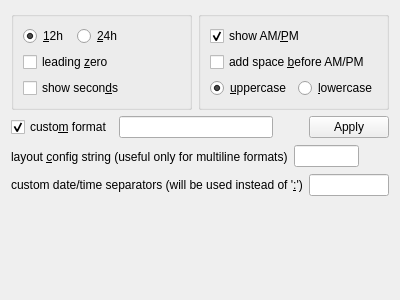
<?xml version="1.0" encoding="UTF-8"?>
<ui version="4.0">
 <class>TimeFormatSettings</class>
 <widget class="QWidget" name="TimeFormatSettings">
  <property name="geometry">
   <rect>
    <x>0</x>
    <y>0</y>
    <width>400</width>
    <height>300</height>
   </rect>
  </property>
  <property name="windowTitle">
   <string>&amp;Format</string>
  </property>
  <layout class="QGridLayout" name="time_format_layout">
   <item row="0" column="1">
    <widget class="QGroupBox" name="am_pm_group">
     <layout class="QGridLayout" name="am_pm_group_layout">
      <item row="0" column="0" colspan="2">
       <widget class="QCheckBox" name="show_apm">
        <property name="text">
         <string>show AM/&amp;PM</string>
        </property>
        <property name="checked">
         <bool>true</bool>
        </property>
       </widget>
      </item>
      <item row="1" column="0" colspan="2">
       <widget class="QCheckBox" name="add_space_before_apm">
        <property name="text">
         <string>add space &amp;before AM/PM</string>
        </property>
       </widget>
      </item>
      <item row="2" column="0">
       <widget class="QRadioButton" name="rb_ucase_apm">
        <property name="text">
         <string>&amp;uppercase</string>
        </property>
        <property name="checked">
         <bool>true</bool>
        </property>
       </widget>
      </item>
      <item row="2" column="1">
       <widget class="QRadioButton" name="rb_lcase_apm">
        <property name="text">
         <string>&amp;lowercase</string>
        </property>
       </widget>
      </item>
     </layout>
    </widget>
   </item>
   <item row="5" column="1">
    <spacer name="verticalSpacer">
     <property name="orientation">
      <enum>Qt::Vertical</enum>
     </property>
     <property name="sizeHint" stdset="0">
      <size>
       <width>20</width>
       <height>132</height>
      </size>
     </property>
    </spacer>
   </item>
   <item row="0" column="0">
    <widget class="QGroupBox" name="format_group">
     <layout class="QGridLayout" name="format_group_layout">
      <item row="1" column="0" colspan="2">
       <widget class="QCheckBox" name="leading_zero">
        <property name="text">
         <string>leading &amp;zero</string>
        </property>
       </widget>
      </item>
      <item row="2" column="0" colspan="2">
       <widget class="QCheckBox" name="show_seconds">
        <property name="text">
         <string>show secon&amp;ds</string>
        </property>
       </widget>
      </item>
      <item row="0" column="1">
       <widget class="QRadioButton" name="rb_24h">
        <property name="text">
         <string>&amp;24h</string>
        </property>
       </widget>
      </item>
      <item row="0" column="0">
       <widget class="QRadioButton" name="rb_12h">
        <property name="text">
         <string>&amp;12h</string>
        </property>
        <property name="checked">
         <bool>true</bool>
        </property>
       </widget>
      </item>
      <item row="0" column="2">
       <spacer name="horizontalSpacer">
        <property name="orientation">
         <enum>Qt::Horizontal</enum>
        </property>
        <property name="sizeHint" stdset="0">
         <size>
          <width>40</width>
          <height>20</height>
         </size>
        </property>
       </spacer>
      </item>
     </layout>
    </widget>
   </item>
   <item row="1" column="0" colspan="2">
    <layout class="QHBoxLayout" name="custom_format_layout">
     <item>
      <widget class="QCheckBox" name="use_custom_format">
       <property name="text">
        <string>custo&amp;m format</string>
       </property>
       <property name="checked">
        <bool>true</bool>
       </property>
      </widget>
     </item>
     <item>
      <widget class="QLineEdit" name="format_edit"/>
     </item>
     <item>
      <widget class="QToolButton" name="format_help_btn">
       <property name="icon">
        <iconset theme="help-hint"/>
       </property>
       <property name="autoRaise">
        <bool>true</bool>
       </property>
      </widget>
     </item>
     <item>
      <widget class="QPushButton" name="format_apply_btn">
       <property name="text">
        <string>Apply</string>
       </property>
      </widget>
     </item>
    </layout>
   </item>
   <item row="4" column="0" colspan="2">
    <layout class="QHBoxLayout" name="custom_seps_layout">
     <item>
      <widget class="QLabel" name="custom_seps_label">
       <property name="text">
        <string>custom date/time separators (will be used instead of '&amp;:')</string>
       </property>
       <property name="buddy">
        <cstring>custom_seps_edit</cstring>
       </property>
      </widget>
     </item>
     <item>
      <widget class="QLineEdit" name="custom_seps_edit">
       <property name="toolTip">
        <string>replacement characters for ':' in format</string>
       </property>
      </widget>
     </item>
    </layout>
   </item>
   <item row="2" column="0" colspan="2">
    <layout class="QHBoxLayout" name="layout_cfg_layout">
     <item>
      <widget class="QLabel" name="layout_cfg_label">
       <property name="text">
        <string>layout &amp;config string (useful only for multiline formats)</string>
       </property>
       <property name="buddy">
        <cstring>layout_cfg_edit</cstring>
       </property>
      </widget>
     </item>
     <item>
      <widget class="QLineEdit" name="layout_cfg_edit"/>
     </item>
     <item>
      <widget class="QToolButton" name="layout_cfg_help_btn">
       <property name="icon">
        <iconset theme="help-hint"/>
       </property>
       <property name="autoRaise">
        <bool>true</bool>
       </property>
      </widget>
     </item>
    </layout>
   </item>
  </layout>
 </widget>
 <resources/>
 <connections>
  <connection>
   <sender>rb_12h</sender>
   <signal>toggled(bool)</signal>
   <receiver>am_pm_group</receiver>
   <slot>setEnabled(bool)</slot>
   <hints>
    <hint type="sourcelabel">
     <x>60</x>
     <y>24</y>
    </hint>
    <hint type="destinationlabel">
     <x>315</x>
     <y>21</y>
    </hint>
   </hints>
  </connection>
  <connection>
   <sender>show_apm</sender>
   <signal>toggled(bool)</signal>
   <receiver>add_space_before_apm</receiver>
   <slot>setEnabled(bool)</slot>
   <hints>
    <hint type="sourcelabel">
     <x>347</x>
     <y>38</y>
    </hint>
    <hint type="destinationlabel">
     <x>347</x>
     <y>64</y>
    </hint>
   </hints>
  </connection>
  <connection>
   <sender>show_apm</sender>
   <signal>toggled(bool)</signal>
   <receiver>rb_ucase_apm</receiver>
   <slot>setEnabled(bool)</slot>
   <hints>
    <hint type="sourcelabel">
     <x>199</x>
     <y>29</y>
    </hint>
    <hint type="destinationlabel">
     <x>199</x>
     <y>79</y>
    </hint>
   </hints>
  </connection>
  <connection>
   <sender>show_apm</sender>
   <signal>toggled(bool)</signal>
   <receiver>rb_lcase_apm</receiver>
   <slot>setEnabled(bool)</slot>
   <hints>
    <hint type="sourcelabel">
     <x>266</x>
     <y>32</y>
    </hint>
    <hint type="destinationlabel">
     <x>347</x>
     <y>90</y>
    </hint>
   </hints>
  </connection>
  <connection>
   <sender>use_custom_format</sender>
   <signal>toggled(bool)</signal>
   <receiver>format_edit</receiver>
   <slot>setEnabled(bool)</slot>
   <hints>
    <hint type="sourcelabel">
     <x>106</x>
     <y>123</y>
    </hint>
    <hint type="destinationlabel">
     <x>142</x>
     <y>123</y>
    </hint>
   </hints>
  </connection>
  <connection>
   <sender>use_custom_format</sender>
   <signal>toggled(bool)</signal>
   <receiver>format_help_btn</receiver>
   <slot>setEnabled(bool)</slot>
   <hints>
    <hint type="sourcelabel">
     <x>103</x>
     <y>127</y>
    </hint>
    <hint type="destinationlabel">
     <x>249</x>
     <y>127</y>
    </hint>
   </hints>
  </connection>
  <connection>
   <sender>use_custom_format</sender>
   <signal>toggled(bool)</signal>
   <receiver>format_apply_btn</receiver>
   <slot>setEnabled(bool)</slot>
   <hints>
    <hint type="sourcelabel">
     <x>99</x>
     <y>131</y>
    </hint>
    <hint type="destinationlabel">
     <x>288</x>
     <y>133</y>
    </hint>
   </hints>
  </connection>
 </connections>
</ui>
